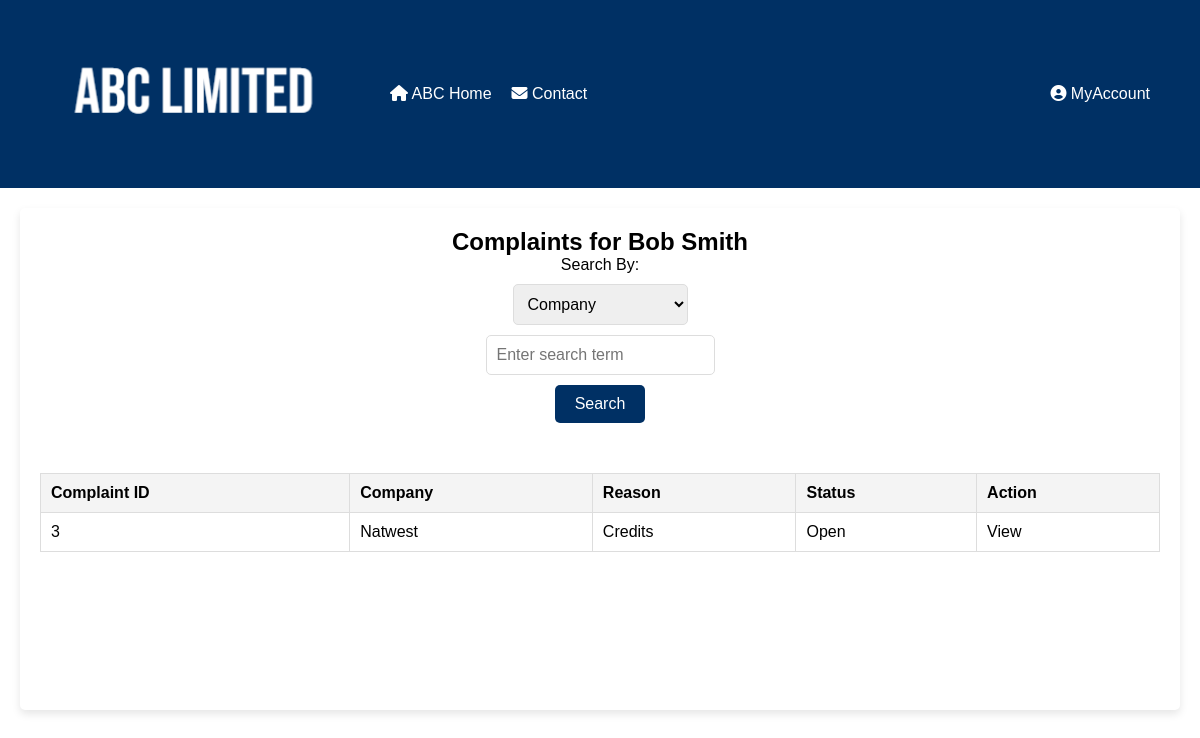
Screenshot of /php/ViewCustomerComplaint.php?cid=2 with the database file from the repository.
### tables this page shows
CREATE TABLE "customers" (
	"customerID"	INTEGER,
	"name"	TEXT NOT NULL,
	"email"	TEXT NOT NULL CHECK("email" LIKE '%_@_%._%'),
	"password"	TEXT NOT NULL,
	PRIMARY KEY("customerID" AUTOINCREMENT)
);

CREATE TABLE "complaints" (
	"complaintID"	INTEGER,
	"userID"	INT NOT NULL,
	"companyID" INT NOT NULL,
	"reasonID"	INT NOT NULL,
	"description"	TEXT NOT NULL,
	"status"	INT NOT NULL CHECK("status" IN (0, 1)),
	"created"	TEXT CHECK("created" GLOB '????-??-?? ??:??:??'),
	"closed"	TEXT CHECK(("status" = 1 AND "closed" IS NULL) OR ("status" = 0 AND "closed" GLOB '????-??-?? ??:??:??')),
	"customerID"	INTEGER,
	PRIMARY KEY("complaintID" AUTOINCREMENT),
	FOREIGN KEY("customerID") REFERENCES "customers"("customerID") ON UPDATE CASCADE ON DELETE CASCADE,
	FOREIGN KEY("reasonID") REFERENCES "reasons"("reasonID") ON UPDATE CASCADE ON DELETE CASCADE,
	FOREIGN KEY("userID") REFERENCES "users"("userID") ON UPDATE CASCADE ON DELETE CASCADE,
	FOREIGN KEY("companyID") REFERENCES "company" ("companyID") ON UPDATE CASCADE ON DELETE CASCADE
);

CREATE TABLE "company" (
	"companyID"	INTEGER,
	"companyName"	TEXT NOT NULL,
	PRIMARY KEY("companyID" AUTOINCREMENT)
);

CREATE TABLE "reasons" (
	"reasonID"	INTEGER,
	"reason"	TEXT NOT NULL UNIQUE,
	PRIMARY KEY("reasonID")
);

### php/ViewCustomerComplaint.php (the view, shortened to what this page needs)
<?php
function getCustomerCases($customerID, $searchBy = '', $searchTerm = '', $page = 1, $casesPerPage = 10, $sortBy = '', $sortOrder = 'ASC') {
    $db = new SQLite3('../data/ABC_DBA.db');
    $sql = "SELECT c.*,
               co.companyName AS company_name,
               r.reason AS reason_name,
               cu.name AS customer_name,
               u.fname || ' ' || u.lname AS user_name,
               CASE WHEN c.status = 1 THEN 'Open' ELSE 'Closed' END AS status_text
            FROM complaints c
            LEFT JOIN reasons r ON c.reasonID = r.reasonID
            LEFT JOIN company co ON c.companyID = co.companyID
            LEFT JOIN customers cu ON c.customerID = cu.customerID
            LEFT JOIN users u ON c.userID = u.userID
            WHERE c.customerID = :customerID";
    $whereClause = ' AND ';
    if (!empty($searchBy) && !empty($searchTerm)) {
        if ($searchBy == 'user_name') {
            $whereClause .= "(u.fname || ' ' || u.lname) LIKE :searchTerm";
        } elseif ($searchBy == 'company_name') {
            $whereClause .= "co.companyName LIKE :searchTerm";
        } else {
            $whereClause .= "$searchBy LIKE :searchTerm";
        }
    } else {
        $whereClause = '';
    }
    $orderBy = '';
    $countSql = "SELECT COUNT(*) as total FROM ($sql $whereClause)";
    $countStmt = $db->prepare($countSql);
    $countStmt->bindValue(':customerID', $customerID, SQLITE3_INTEGER);
    $countResult = $countStmt->execute();
    $totalCases = $countResult->fetchArray(SQLITE3_ASSOC)['total'];
    $totalPages = ceil($totalCases / $casesPerPage);
    $page = max(1, min($page, $totalPages));
    $offset = ($page - 1) * $casesPerPage;
    $sql .= $whereClause . $orderBy . " LIMIT :limit OFFSET :offset";
    $stmt = $db->prepare($sql);
    $stmt->bindValue(':customerID', $customerID, SQLITE3_INTEGER);
    $stmt->bindValue(':limit', $casesPerPage, SQLITE3_INTEGER);
    $stmt->bindValue(':offset', $offset, SQLITE3_INTEGER);
    $result = $stmt->execute();
    $arrayResult = [];
    while ($row = $result->fetchArray(SQLITE3_ASSOC)) {
        $arrayResult[] = $row;
    }
    return [
        'cases' => $arrayResult,
        'totalCases' => $totalCases,
        'totalPages' => $totalPages,
        'currentPage' => $page
    ];
}
function getCustomerInfo($customerID) {
    $db = new SQLite3('../data/ABC_DBA.db');
    $stmt = $db->prepare("SELECT * FROM customers WHERE customerID = :customerID");
    $stmt->bindValue(':customerID', $customerID, SQLITE3_INTEGER);
    $result = $stmt->execute();
    $customerData = $result->fetchArray(SQLITE3_ASSOC);
    return $customerData;
}
$customerID = isset($_GET['cid']) ? (int)$_GET['cid'] : null;
$customerInfo = getCustomerInfo($customerID);
$searchBy = isset($_GET['searchBy']) ? $_GET['searchBy'] : 'company_name';
$searchTerm = isset($_GET['searchTerm']) ? $_GET['searchTerm'] : '';
$page = isset($_GET['page']) ? (int)$_GET['page'] : 1;
$sortBy = isset($_GET['sortBy']) ? $_GET['sortBy'] : '';
$sortOrder = isset($_GET['sortOrder']) ? $_GET['sortOrder'] : 'ASC';
$result = getCustomerCases($customerID, $searchBy, $searchTerm, $page, 10, $sortBy, $sortOrder);
$cases = $result['cases'];
?>
<!DOCTYPE html>
<html lang="en">
<head>
    <link rel="stylesheet" href="../css/ViewAllComplaints.css">
    <link rel="stylesheet" href="https://cdnjs.cloudflare.com/ajax/libs/font-awesome/6.2.1/css/all.min.css"/>
</head>
<body>
<header>
    <a href="Homepage.php"><img class="logo" src="../abc.png" alt="ABC Logo"></a>
    <nav>
        <ul class="left-menu">
            <li><a href="Homepage.php"><i class="fa-solid fa-house"></i> ABC Home</a></li>
            <li><a href="../html/Contact.html"><i class="fa-solid fa-envelope"></i> Contact</a></li>
        </ul>
        <ul class="right-menu">
            <li class="dropdown">
                <a href="javascript:void(0)" class="dropbtn"><i class="fa-solid fa-circle-user"></i> MyAccount</a>
            </li>
        </ul>
    </nav>
</header>
<main>
    <h2>Complaints for <?php echo htmlspecialchars($customerInfo['name']); ?></h2>
    <form method="GET" action="" id="searchForm">
        <label for="searchBy">Search By:</label>
        <select name="searchBy" id="searchBy">
            <option value="company_name" <?php echo ($searchBy == 'company_name') ? 'selected' : ''; ?>>Company</option>
        </select>
        <div class="dropdown2">
            <input type="text" name="searchTerm" id="searchTerm"
                   value="<?php echo htmlspecialchars($searchTerm); ?>"
                   placeholder="Enter search term"
                   onfocus="showDropdown()"
                   onkeyup="filterFunction()">
        </div>
        <button type="submit">Search</button>
    </form>
    <table id="casesTable">
        <thead>
            <tr>
                <th><a href="?cid=<?php echo $customerID; ?>&searchBy=<?php echo urlencode($searchBy); ?>&searchTerm=<?php echo urlencode($searchTerm); ?>&sortBy=complaintID&sortOrder=<?php echo ($sortBy == 'complaintID' && $sortOrder == 'ASC') ? 'DESC' : 'ASC'; ?>">Complaint ID </a></th>
                <th><a href="?cid=<?php echo $customerID; ?>&searchBy=<?php echo urlencode($searchBy); ?>&searchTerm=<?php echo urlencode($searchTerm); ?>&sortBy=company_name&sortOrder=<?php echo ($sortBy == 'company_name' && $sortOrder == 'ASC') ? 'DESC' : 'ASC'; ?>">Company </a></th>
                <th><a href="?cid=<?php echo $customerID; ?>&searchBy=<?php echo urlencode($searchBy); ?>&searchTerm=<?php echo urlencode($searchTerm); ?>&sortBy=reason_name&sortOrder=<?php echo ($sortBy == 'reason_name' && $sortOrder == 'ASC') ? 'DESC' : 'ASC'; ?>">Reason </a></th>
                <th><a href="?cid=<?php echo $customerID; ?>&searchBy=<?php echo urlencode($searchBy); ?>&searchTerm=<?php echo urlencode($searchTerm); ?>&sortBy=status_text&sortOrder=<?php echo ($sortBy == 'status_text' && $sortOrder == 'ASC') ? 'DESC' : 'ASC'; ?>">Status </a></th>
                <th>Action</th>
            </tr>
        </thead>
        <tbody>
        <?php foreach ($cases as $case) : ?>
            <tr>
                <td><?php echo $case['complaintID']; ?></td>
                <td><?php echo $case['company_name']; ?></td>
                <td><?php echo $case['reason_name']; ?></td>
                <td><?php echo $case['status_text']; ?></td>
                <td>
                    <a href="ViewComplaint.php?uid=<?php echo $case['complaintID']; ?>">View</a>
                </td>
            </tr>
        <?php endforeach; ?>
        </tbody>
    </table>
</main>
</body>
</html>

### css/ViewAllComplaints.css (style rules this page uses)
* { margin: 0; padding: 0; box-sizing: border-box; font-family: Arial, Helvetica, sans-serif; }
header { background-color: #003064; color: #ffffff; display: flex; align-items: center; padding: 50px; }
img.logo { width: 300px; margin-right: 20px; }
nav { display: flex; justify-content: space-between; width: 100%; }
nav ul.left-menu { flex-grow: 1; }
nav ul.right-menu { justify-content: flex-end; }
.dropdown { position: relative; display: inline-block; }
nav ul { list-style: none; display: flex; align-items: center; margin: 0; padding: 0; }
nav ul li { margin-left: 20px; }
nav ul li a { color: #ffffff; text-decoration: none; }
html, body { height: 100%; margin: 0; display: flex; flex-direction: column; }
main { flex-grow: 1; background-color: #ffffff; padding: 20px; margin: 20px; margin-bottom: 90px; border-radius: 5px; display: flex; flex-direction: column; align-items: center; box-shadow: 0 4px 8px rgba(0, 0, 0, 0.1); text-decoration: none; }
form { display: flex; flex-direction: column; align-items: center; margin-bottom: 20px; }
a { text-decoration: none; color: inherit; }
form label, form select, form input, form button { margin-bottom: 10px; }
form input, form select { padding: 10px; border: 1px solid #ddd; border-radius: 5px; font-size: 16px; outline: none; }
form button { background-color: #003064; color: white; padding: 10px 20px; font-size: 16px; border: none; border-radius: 5px; cursor: pointer; }
table { width: 100%; border-collapse: collapse; margin-top: 20px; }
table, th, td { border: 1px solid #ddd; }
th, td { padding: 10px; text-align: left; }
th { background-color: #f4f4f4; }
.dropdown2 { position: relative; display: inline-block; }
header a { color: white; text-decoration: none; }

### rows the page displays
customers: name "Bob Smith"
complaints: complaintID "3", companyID.companyName "Natwest", reasonID.reason "Credits", status_text "Open"
